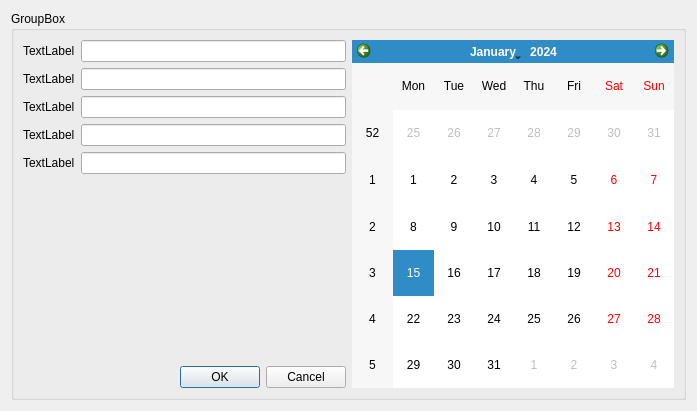
<?xml version="1.0" encoding="UTF-8"?>
<ui version="4.0">
 <class>FormSecondView</class>
 <widget class="QWidget" name="FormSecondView">
  <property name="geometry">
   <rect>
    <x>0</x>
    <y>0</y>
    <width>697</width>
    <height>411</height>
   </rect>
  </property>
  <property name="windowTitle">
   <string>Form</string>
  </property>
  <layout class="QHBoxLayout" name="horizontalLayout_2">
   <item>
    <widget class="QGroupBox" name="groupBox">
     <property name="title">
      <string>GroupBox</string>
     </property>
     <layout class="QHBoxLayout" name="horizontalLayout">
      <item>
       <layout class="QVBoxLayout" name="verticalLayout_2">
        <item>
         <layout class="QVBoxLayout" name="verticalLayout">
          <item>
           <layout class="QGridLayout" name="gridLayout">
            <item row="0" column="0">
             <widget class="QLabel" name="label">
              <property name="text">
               <string>TextLabel</string>
              </property>
             </widget>
            </item>
            <item row="0" column="1">
             <widget class="QLineEdit" name="lineEdit"/>
            </item>
            <item row="1" column="0">
             <widget class="QLabel" name="label_2">
              <property name="text">
               <string>TextLabel</string>
              </property>
             </widget>
            </item>
            <item row="1" column="1">
             <widget class="QLineEdit" name="lineEdit_2"/>
            </item>
            <item row="2" column="0">
             <widget class="QLabel" name="label_3">
              <property name="text">
               <string>TextLabel</string>
              </property>
             </widget>
            </item>
            <item row="2" column="1">
             <widget class="QLineEdit" name="lineEdit_3"/>
            </item>
            <item row="3" column="0">
             <widget class="QLabel" name="label_4">
              <property name="text">
               <string>TextLabel</string>
              </property>
             </widget>
            </item>
            <item row="3" column="1">
             <widget class="QLineEdit" name="lineEdit_4"/>
            </item>
            <item row="4" column="0">
             <widget class="QLabel" name="label_5">
              <property name="text">
               <string>TextLabel</string>
              </property>
             </widget>
            </item>
            <item row="4" column="1">
             <widget class="QLineEdit" name="lineEdit_5"/>
            </item>
           </layout>
          </item>
          <item>
           <spacer name="verticalSpacer">
            <property name="orientation">
             <enum>Qt::Vertical</enum>
            </property>
            <property name="sizeHint" stdset="0">
             <size>
              <width>20</width>
              <height>40</height>
             </size>
            </property>
           </spacer>
          </item>
         </layout>
        </item>
        <item>
         <widget class="QDialogButtonBox" name="buttonBox">
          <property name="standardButtons">
           <set>QDialogButtonBox::Cancel|QDialogButtonBox::Ok</set>
          </property>
         </widget>
        </item>
       </layout>
      </item>
      <item>
       <widget class="QCalendarWidget" name="calendarWidget"/>
      </item>
     </layout>
    </widget>
   </item>
  </layout>
 </widget>
 <resources/>
 <connections/>
</ui>
